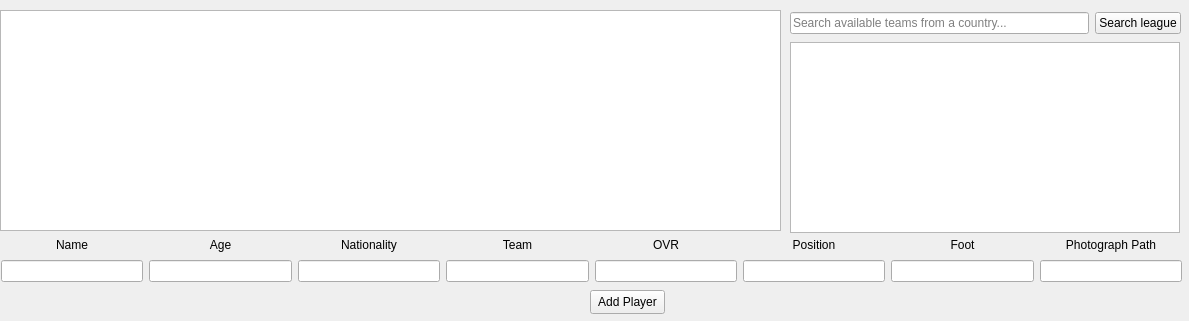
<?xml version="1.0" encoding="UTF-8"?>
<ui version="4.0">
 <class>PlayersWidget</class>
 <widget class="QWidget" name="PlayersWidget">
  <property name="geometry">
   <rect>
    <x>0</x>
    <y>0</y>
    <width>1189</width>
    <height>321</height>
   </rect>
  </property>
  <property name="windowTitle">
   <string>PlayersWidget</string>
  </property>
  <widget class="QPushButton" name="addPlayerButton">
   <property name="geometry">
    <rect>
     <x>590</x>
     <y>290</y>
     <width>75</width>
     <height>24</height>
    </rect>
   </property>
   <property name="text">
    <string>Add Player</string>
   </property>
  </widget>
  <widget class="QWidget" name="">
   <property name="geometry">
    <rect>
     <x>1</x>
     <y>235</y>
     <width>1181</width>
     <height>47</height>
    </rect>
   </property>
   <layout class="QHBoxLayout" name="horizontalLayout">
    <item>
     <layout class="QVBoxLayout" name="verticalLayout_2">
      <item>
       <widget class="QLabel" name="label">
        <property name="text">
         <string>Name</string>
        </property>
        <property name="alignment">
         <set>Qt::AlignCenter</set>
        </property>
       </widget>
      </item>
      <item>
       <widget class="QLineEdit" name="nameLineEdit">
        <property name="readOnly">
         <bool>false</bool>
        </property>
       </widget>
      </item>
     </layout>
    </item>
    <item>
     <layout class="QVBoxLayout" name="verticalLayout_7">
      <item>
       <widget class="QLabel" name="label_6">
        <property name="text">
         <string>Age</string>
        </property>
        <property name="alignment">
         <set>Qt::AlignCenter</set>
        </property>
       </widget>
      </item>
      <item>
       <widget class="QLineEdit" name="ageLineEdit"/>
      </item>
     </layout>
    </item>
    <item>
     <layout class="QVBoxLayout" name="verticalLayout_4">
      <item>
       <widget class="QLabel" name="label_2">
        <property name="text">
         <string>Nationality</string>
        </property>
        <property name="alignment">
         <set>Qt::AlignCenter</set>
        </property>
       </widget>
      </item>
      <item>
       <widget class="QLineEdit" name="nationalityLineEdit"/>
      </item>
     </layout>
    </item>
    <item>
     <layout class="QVBoxLayout" name="verticalLayout_3">
      <item>
       <widget class="QLabel" name="label_3">
        <property name="text">
         <string>Team</string>
        </property>
        <property name="alignment">
         <set>Qt::AlignCenter</set>
        </property>
       </widget>
      </item>
      <item>
       <widget class="QLineEdit" name="teamLineEdit"/>
      </item>
     </layout>
    </item>
    <item>
     <layout class="QVBoxLayout" name="verticalLayout_5">
      <item>
       <widget class="QLabel" name="label_4">
        <property name="text">
         <string>OVR</string>
        </property>
        <property name="alignment">
         <set>Qt::AlignCenter</set>
        </property>
       </widget>
      </item>
      <item>
       <widget class="QLineEdit" name="overallRatingLineEdit"/>
      </item>
     </layout>
    </item>
    <item>
     <layout class="QVBoxLayout" name="verticalLayout_6">
      <item>
       <widget class="QLabel" name="label_5">
        <property name="text">
         <string>Position</string>
        </property>
        <property name="alignment">
         <set>Qt::AlignCenter</set>
        </property>
       </widget>
      </item>
      <item>
       <widget class="QLineEdit" name="positionLineEdit"/>
      </item>
     </layout>
    </item>
    <item>
     <layout class="QVBoxLayout" name="verticalLayout_8">
      <item>
       <widget class="QLabel" name="label_7">
        <property name="text">
         <string>Foot</string>
        </property>
        <property name="alignment">
         <set>Qt::AlignCenter</set>
        </property>
       </widget>
      </item>
      <item>
       <widget class="QLineEdit" name="footLineEdit"/>
      </item>
     </layout>
    </item>
    <item>
     <layout class="QVBoxLayout" name="verticalLayout_9">
      <item>
       <widget class="QLabel" name="label_8">
        <property name="text">
         <string>Photograph Path</string>
        </property>
        <property name="alignment">
         <set>Qt::AlignCenter</set>
        </property>
       </widget>
      </item>
      <item>
       <widget class="QLineEdit" name="photographLineEdit"/>
      </item>
     </layout>
    </item>
   </layout>
  </widget>
  <widget class="QTableView" name="playersTableView">
   <property name="enabled">
    <bool>true</bool>
   </property>
   <property name="geometry">
    <rect>
     <x>0</x>
     <y>10</y>
     <width>781</width>
     <height>221</height>
    </rect>
   </property>
   <property name="maximumSize">
    <size>
     <width>200009</width>
     <height>100000</height>
    </size>
   </property>
  </widget>
  <widget class="QTableView" name="teamsTableView">
   <property name="geometry">
    <rect>
     <x>790</x>
     <y>42</y>
     <width>390</width>
     <height>191</height>
    </rect>
   </property>
   <property name="minimumSize">
    <size>
     <width>390</width>
     <height>0</height>
    </size>
   </property>
   <property name="showGrid">
    <bool>true</bool>
   </property>
  </widget>
  <widget class="QWidget" name="">
   <property name="geometry">
    <rect>
     <x>790</x>
     <y>10</y>
     <width>391</width>
     <height>26</height>
    </rect>
   </property>
   <layout class="QHBoxLayout" name="horizontalLayout_2">
    <item>
     <widget class="QLineEdit" name="searchTeamLineEdit">
      <property name="inputMask">
       <string/>
      </property>
      <property name="text">
       <string/>
      </property>
      <property name="placeholderText">
       <string>Search available teams from a country...</string>
      </property>
     </widget>
    </item>
    <item>
     <widget class="QPushButton" name="searchTeamPushButton">
      <property name="text">
       <string>Search league</string>
      </property>
     </widget>
    </item>
   </layout>
  </widget>
 </widget>
 <resources/>
 <connections/>
</ui>
